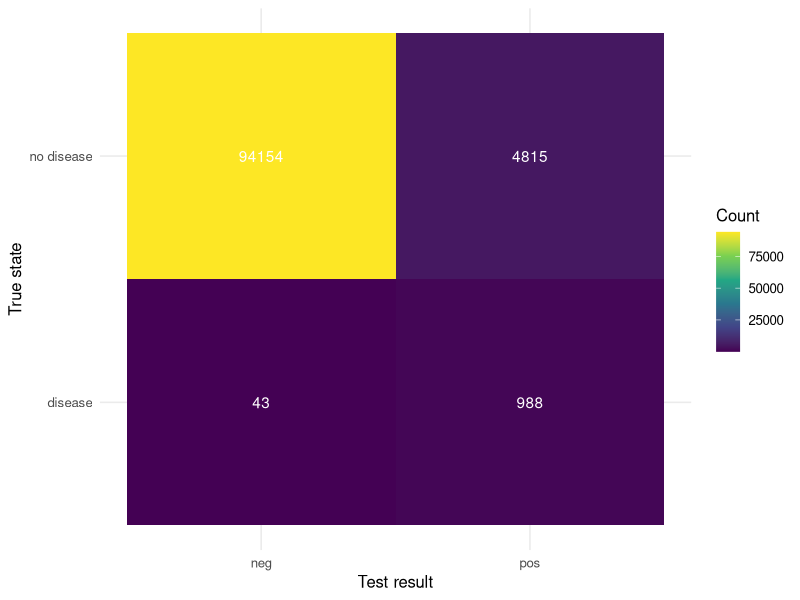
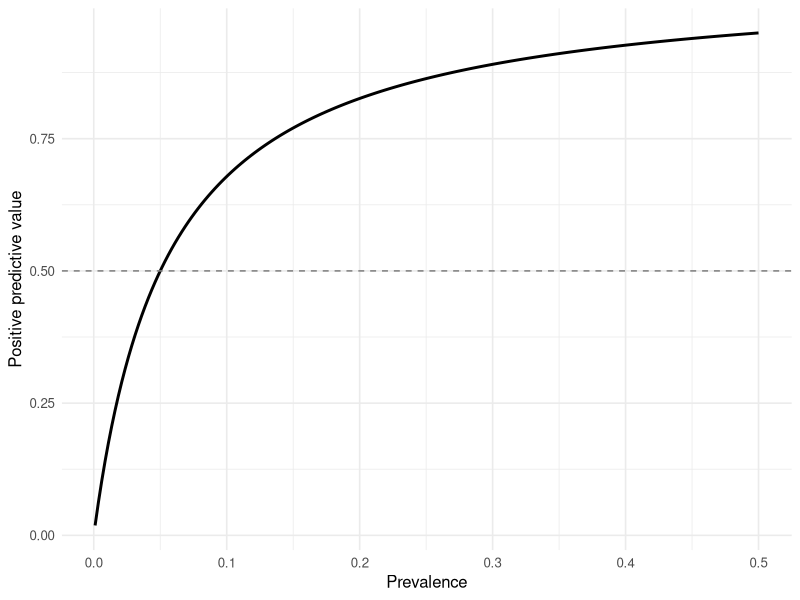

Source code (R) for these figures, in order:
## ---- chunk 1
#| label: setup
library(tidyverse)
set.seed(42)
theme_set(theme_minimal(base_size = 12))
## ---- chunk 2
N <- 100000
prev <- 0.01
sens <- 0.95
spec <- 0.95

pop <- tibble(
  id = seq_len(N),
  disease = rbinom(N, 1, prev)
) |>
  mutate(
    test = if_else(disease == 1,
                   rbinom(N, 1, sens),
                   rbinom(N, 1, 1 - spec))
  )
## ---- chunk 3
tab <- table(disease = pop$disease, test = pop$test)
tab
## ---- chunk 4
#| fig-width: 5
#| fig-height: 3.5
as_tibble(tab) |>
  mutate(disease = recode(disease, `0` = "no disease", `1` = "disease"),
         test    = recode(test,    `0` = "neg", `1` = "pos")) |>
  ggplot(aes(test, disease, fill = n)) +
  geom_tile() +
  geom_text(aes(label = n), colour = "white") +
  scale_fill_viridis_c() +
  labs(x = "Test result", y = "True state", fill = "Count")
## ---- chunk 5
p_disease <- mean(pop$disease)
p_positive <- mean(pop$test)
p_pos_given_disease <- mean(pop$test[pop$disease == 1])
p_pos_given_no_disease <- mean(pop$test[pop$disease == 0])

tibble(quantity = c("P(D)", "P(T+)",
                    "P(T+|D)", "P(T+|~D)"),
       value = c(p_disease, p_positive,
                 p_pos_given_disease, p_pos_given_no_disease))
## ---- chunk 6
ppv_bayes <- (sens * prev) / (sens * prev + (1 - spec) * (1 - prev))
ppv_bayes

# By direct counting from the simulation.
ppv_count <- mean(pop$disease[pop$test == 1])
ppv_count
## ---- chunk 7
# Sweep prevalence from 0.001 to 0.5 and see PPV change.
sweep <- tibble(
  prev = seq(0.001, 0.5, length.out = 200),
  ppv = (sens * prev) / (sens * prev + (1 - spec) * (1 - prev))
)
## ---- chunk 8
#| fig-width: 6
#| fig-height: 3.5
sweep |>
  ggplot(aes(prev, ppv)) +
  geom_line(linewidth = 1) +
  geom_hline(yintercept = 0.5, linetype = 2, colour = "grey50") +
  labs(x = "Prevalence", y = "Positive predictive value")
## ---- chunk 9
sessionInfo()
